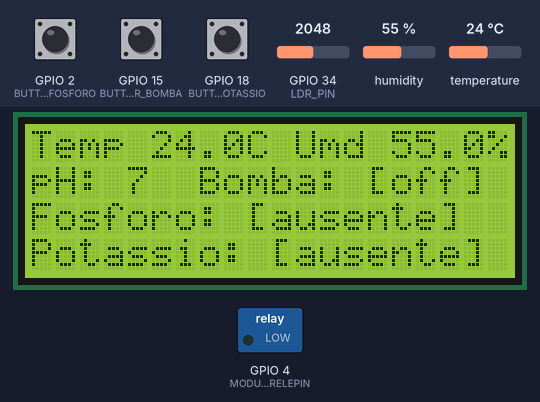
Simulated run of this sketch. Board: ESP32. Shown: 20×4 character LCD, switched loads named in the sketch (green lamp = pin HIGH). Inputs (shaded band) come from the test bench; at power-on: humidity 55 %, GPIO 34 (LDR_PIN) = 2048, GPIO 15 (BUTTON_DESLIGAR_BOMBA) HIGH, GPIO 2 (BUTTON_FOSFORO) HIGH, GPIO 18 (BUTTON_POTASSIO) HIGH, temperature 24 °C. WiFi joins after 1.5 s; servers stay silent unless stated; uploads are accepted with an empty reply; the local clock reads 2024-03-15 10:24:30 at power-on unless the sketch sets it; what the sketch prints to the serial monitor is not drawn.

Above: at 2.7 s.
2.8 s: humidity set to 41 %
At 4.6 s:
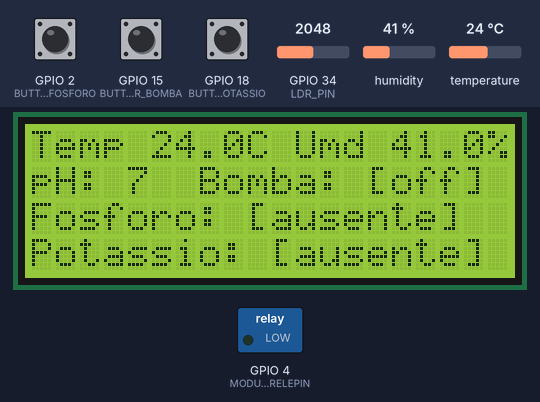
8.9 s: humidity set to 38 %
At 11.3 s:
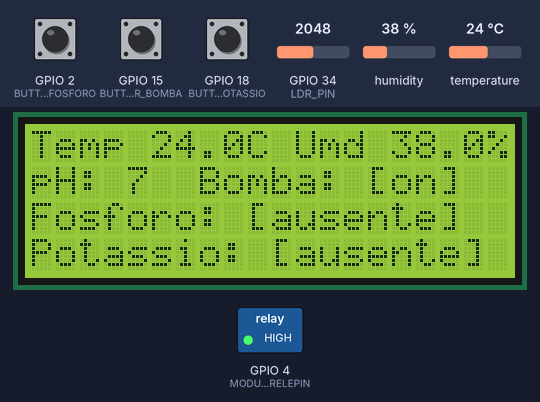
15.0 s: GPIO 34 (LDR_PIN) set to 2385
21.1 s: GPIO 34 (LDR_PIN) set to 2530
27.2 s: GPIO 15 (BUTTON_DESLIGAR_BOMBA) pulled LOW for 0.15 s
At 27.49 s:
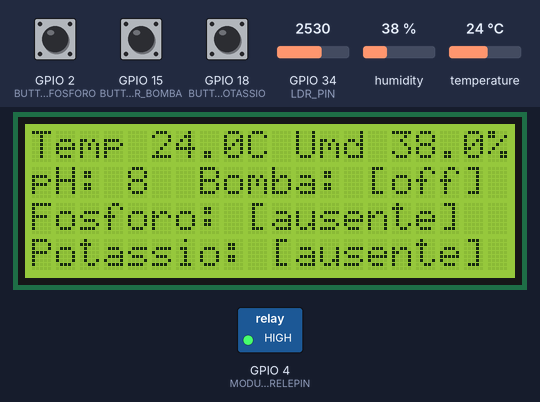
33.5 s: GPIO 2 (BUTTON_FOSFORO) pulled LOW for 0.15 s
At 33.75 s:
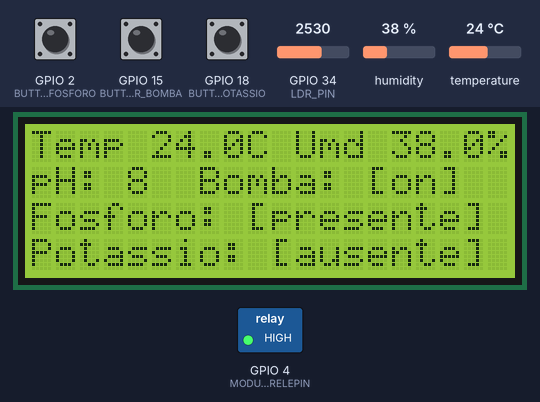
Timing chart, 0 to 36.5 s (numbered marks = the images above; inputs shaded):
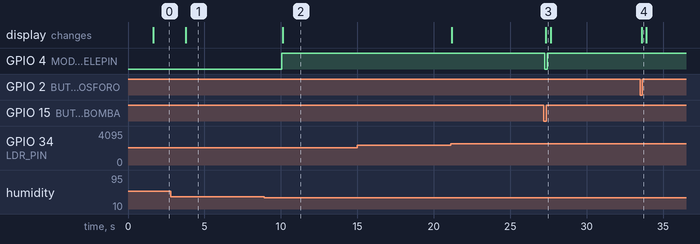

The sketch:

programa_esp32.ino
```cpp
// --- Bibliotecas para sensores e display LCD ---
#include <Adafruit_Sensor.h>
#include <DHT.h>                        // Biblioteca para sensor de temperatura e umidade DHT22
#include <Wire.h>
#include <LiquidCrystal_I2C.h>         // Biblioteca para display LCD2004

// --- Bibliotecas de comunicação Wi-Fi e HTTP ---
#include <WiFi.h>
#include <HTTPClient.h>                // Para enviar dados via HTTP GET
#include <time.h>                      // Biblioteca para sincronização de tempo via NTP

// --- Credenciais da rede Wi-Fi (usada no Wokwi) ---
const char* ssid = "Wokwi-GUEST";
const char* password = "";

// --- Configurações de NTP (Servidor de tempo) ---
const char* ntpServer = "pool.ntp.org";
const long gmtOffset_sec = -3 * 3600;    // GMT-3 (horário de Brasília)
const int daylightOffset_sec = 0;         // Sem horário de verão
bool ntpSincronizado = false;

// --- Definição de pinos ---
#define BUTTON_FOSFORO 2              // Botão azul para simular sensor de fósforo
#define BUTTON_POTASSIO 18            // Botão amarelo para simular sensor de potássio
#define BUTTON_DESLIGAR_BOMBA 15      // Botão verde para desligar bomba manualmente
#define MODULORELEPIN 4               // Controle do relé (simula bomba de irrigação)
#define DHTPIN 5                       // Pino conectado ao sensor DHT22
#define DHTTYPE DHT22                 // Tipo do sensor de temperatura/umidade
#define LDR_PIN 34                    // OTIMIZAÇÃO: Definido como macro para economizar RAM

// --- Inicializações ---
DHT dht(DHTPIN, DHTTYPE);             // Inicializa o DHT22
LiquidCrystal_I2C lcd(0x27, 20, 4);   // Inicializa o LCD (endereço I2C 0x27, 20 colunas, 4 linhas)

// OTIMIZAÇÃO: Usando uint32_t para valores analógicos altos
uint32_t ldrValue = 0;                // Valor lido do "sensor de pH"
bool bombaLigada = false;             // Estado atual da bomba

// --- Variáveis para controle de tempo ---
uint32_t ultimaLeituraDHT = 0;        // Última leitura do DHT
uint32_t ultimaLeituraLDR = 0;        // Última leitura do LDR
uint32_t ultimaAtualizacaoDisplay = 0; // Última atualização do display
uint32_t ultimoEnvioHTTP = 0;         // Último envio HTTP

// OTIMIZAÇÃO: Variáveis para reutilização de conexão HTTP
static WiFiClient httpClient;
static HTTPClient http;
static bool httpInicializado = false;

// --- Intervalos de atualização (em ms) ---
// OTIMIZAÇÃO: Reduzidos os intervalos para melhor responsividade dos sensores
const uint16_t INTERVALO_DHT = 1000;       // DHT22: reduzido de 2000ms para 1000ms (mínimo seguro)
const uint16_t INTERVALO_LDR = 100;        // LDR: reduzido de 500ms para 100ms (muito mais responsivo)
const uint16_t INTERVALO_DISPLAY = 50;     // Display: reduzido de 200ms para 50ms (atualização muito mais fluida)
const uint16_t INTERVALO_HTTP = 1000;      // HTTP: reduzido de 2000ms para 1000ms (atualizações mais frequentes)

// OTIMIZAÇÃO: Strings constantes para reduzir uso de memória heap
const char* STR_TEMP = "Temp ";
const char* STR_C = "C Umd ";
const char* STR_PERCENT = "%";
const char* STR_PH = "pH: ";
const char* STR_BOMBA = "  Bomba: [";
const char* STR_FOSFORO = "Fosforo: [";
const char* STR_POTASSIO = "Potassio: [";
const char* STR_PRESENTE = "presente";
const char* STR_AUSENTE = "ausente";
const char* STR_ON = "on";
const char* STR_OFF = "off";

// --- Função para atualizar o display LCD ---
void atualizarDisplay(float t, float h, uint8_t phValue, const char* releStatus, const char* fosforo, const char* potassio) {
  if (millis() - ultimaAtualizacaoDisplay >= INTERVALO_DISPLAY) {
    ultimaAtualizacaoDisplay = millis();

    // OTIMIZAÇÃO: Limpa apenas uma vez e usa setCursor de forma mais eficiente
    lcd.clear();

    // Linha 1: Temperatura e Umidade
    lcd.setCursor(0, 0);
    lcd.print(STR_TEMP);
    lcd.print(t, 1);
    lcd.print(STR_C);
    lcd.print(h, 1);
    lcd.print(STR_PERCENT);

    // Linha 2: pH e Status da Bomba
    lcd.setCursor(0, 1);
    lcd.print(STR_PH);
    lcd.print(phValue);
    lcd.print(STR_BOMBA);
    lcd.print(releStatus);
    lcd.print("]");

    // Linha 3: Fósforo
    lcd.setCursor(0, 2);
    lcd.print(STR_FOSFORO);
    lcd.print(fosforo);
    lcd.print("]");

    // Linha 4: Potássio
    lcd.setCursor(0, 3);
    lcd.print(STR_POTASSIO);
    lcd.print(potassio);
    lcd.print("]");
  }
}

// --- Função para obter timestamp formatado ---
String obterTimestamp() {
  struct tm timeinfo;
  if(!getLocalTime(&timeinfo)){
    Serial.println("Falha ao obter timestamp - usando millis()");
    // Fallback: usa millis() se NTP não funcionar
    uint32_t segundos = millis() / 1000;
    uint32_t minutos = segundos / 60;
    uint32_t horas = minutos / 60;
    segundos = segundos % 60;
    minutos = minutos % 60;
    horas = horas % 24;

    char buffer[20];
    snprintf(buffer, sizeof(buffer), "2024-01-01T%02d:%02d:%02d",
             (int)horas, (int)minutos, (int)segundos);
    return String(buffer);
  }

  // Formata timestamp no padrão ISO: YYYY-MM-DDTHH:MM:SS (sem espaços)
  char buffer[20];
  strftime(buffer, sizeof(buffer), "%Y-%m-%dT%H:%M:%S", &timeinfo);
  return String(buffer);
}

// --- Array de servidores para envio de dados ---
const char* servidores[] = {
  "192.168.0.13:8000",
  "192.168.2.126:8000"
};
const uint8_t NUM_SERVIDORES = sizeof(servidores) / sizeof(servidores[0]);

// --- Função para enviar dados ao servidor ---
void enviarDadosServidor(float t, float h, uint8_t phValue, const char* fosforo, const char* potassio, const char* releStatus) {
  if (millis() - ultimoEnvioHTTP >= INTERVALO_HTTP) {
    ultimoEnvioHTTP = millis();

    // OTIMIZAÇÃO: Verifica se Wi-Fi está conectado antes de tentar enviar
    if (WiFi.status() != WL_CONNECTED) {
      Serial.println("Wi-Fi desconectado - pulando envio HTTP");
      return;
    }

    // OTIMIZAÇÃO: Inicializa HTTP apenas uma vez
    if (!httpInicializado) {
      http.setTimeout(3000); // 3 segundos de timeout
      httpInicializado = true;
    }

    // OTIMIZAÇÃO: Tenta enviar para cada servidor no array
    bool envioSucesso = false;

    // Obtém timestamp atual para esta leitura
    String timestamp = obterTimestamp();

    for (uint8_t i = 0; i < NUM_SERVIDORES && !envioSucesso; i++) {
      // OTIMIZAÇÃO: Usando snprintf em vez de concatenação de String para economizar heap
      char urlBuffer[300]; // Buffer aumentado para incluir timestamp
      snprintf(urlBuffer, sizeof(urlBuffer),
               "http://%s/data?timestamp=%s&umidade=%.1f&temperatura=%.1f&ph=%d&fosforo=%s&potassio=%s&rele=%s",
               servidores[i], timestamp.c_str(), h, t, phValue, fosforo, potassio, releStatus);

      Serial.print("Tentando servidor [");
      Serial.print(i + 1);
      Serial.print("/");
      Serial.print(NUM_SERVIDORES);
      Serial.print("]: ");
      Serial.println(servidores[i]);
      Serial.print("Timestamp: ");
      Serial.println(timestamp);

      // OTIMIZAÇÃO: Reutiliza a conexão HTTP
      http.begin(httpClient, urlBuffer);

      int httpResponseCode = http.GET();

      if (httpResponseCode > 0) {
        // OTIMIZAÇÃO: Não lê a resposta completa se não for necessário
        if (httpResponseCode == 200) {
          Serial.print("HTTP OK [");
          Serial.print(servidores[i]);
          Serial.print("]: ");
          Serial.println(httpResponseCode);
          envioSucesso = true;
        } else {
          Serial.print("HTTP Response [");
          Serial.print(servidores[i]);
          Serial.print("]: ");
          Serial.println(httpResponseCode);
          // Só lê a resposta se houver erro
          String response = http.getString();
          Serial.println("Response: " + response);
        }
      } else {
        Serial.print("HTTP Error [");
        Serial.print(servidores[i]);
        Serial.print("]: ");
        Serial.println(http.errorToString(httpResponseCode));
      }

      // OTIMIZAÇÃO: Fecha a conexão imediatamente
      http.end();

      // Se não conseguiu enviar, aguarda um pouco antes de tentar o próximo
      if (!envioSucesso && i < NUM_SERVIDORES - 1) {
        delay(500); // 500ms entre tentativas
      }
    }

    if (envioSucesso) {
      Serial.println("Dados enviados com sucesso!");
    } else {
      Serial.println("Falha ao enviar para todos os servidores");
    }
  }
}

// --- Função de inicialização ---
void setup() {
  Serial.begin(115200);               // Inicia comunicação serial
  Serial.println("Iniciando sensores e componentes...");

  // Define botões como entrada com pull-up interno
  pinMode(BUTTON_FOSFORO, INPUT_PULLUP);
  pinMode(BUTTON_POTASSIO, INPUT_PULLUP);
  pinMode(BUTTON_DESLIGAR_BOMBA, INPUT_PULLUP);
  pinMode(MODULORELEPIN, OUTPUT);    // Pino do relé como saída
  dht.begin();                        // Inicia o sensor DHT

  // Conecta ao Wi-Fi
  WiFi.begin(ssid, password, 6);      // Conexão com rede Wokwi

  // OTIMIZAÇÃO: Timeout na conexão Wi-Fi para evitar travamentos
  uint8_t tentativasWiFi = 0;
  const uint8_t MAX_TENTATIVAS_WIFI = 20; // 10 segundos máximo

  while (WiFi.status() != WL_CONNECTED && tentativasWiFi < MAX_TENTATIVAS_WIFI) {
    delay(500);
    Serial.print(".");
    tentativasWiFi++;
  }

  if (WiFi.status() == WL_CONNECTED) {
    Serial.println("\nWi-Fi conectado!");
    Serial.println(WiFi.localIP());

    // Configura sincronização de tempo via NTP
    Serial.println("Configurando NTP...");
    configTime(gmtOffset_sec, daylightOffset_sec, ntpServer);

    // Aguarda sincronização (até 10 segundos)
    struct tm timeinfo;
    uint8_t tentativasNTP = 0;
    while(!getLocalTime(&timeinfo) && tentativasNTP < 20) {
      delay(500);
      Serial.print(".");
      tentativasNTP++;
    }

    if (getLocalTime(&timeinfo)) {
      ntpSincronizado = true;
      Serial.println("\nNTP sincronizado!");
      Serial.print("Data/Hora atual: ");
      Serial.println(obterTimestamp());
    } else {
      Serial.println("\nFalha na sincronização NTP - continuando sem timestamp real");
    }
  } else {
    Serial.println("\nFalha na conexão Wi-Fi - continuando sem rede");
  }

  // Inicializa o display LCD
  lcd.init();
  lcd.backlight();                    // Liga o LED de fundo
}

// --- Loop principal ---
void loop() {
  uint32_t tempoAtual = millis();

  // --- Leitura dos sensores P e K (simulados por botões) ---
  uint8_t buttonPState = digitalRead(BUTTON_FOSFORO);
  uint8_t buttonKState = digitalRead(BUTTON_POTASSIO);
  const char* fosforo = (buttonPState == LOW) ? STR_PRESENTE : STR_AUSENTE;
  const char* potassio = (buttonKState == LOW) ? STR_PRESENTE : STR_AUSENTE;

  // OTIMIZAÇÃO: Detecta mudanças nos botões para forçar atualização do display
  static uint8_t buttonPState_anterior = HIGH;
  static uint8_t buttonKState_anterior = HIGH;
  bool botaoMudou = (buttonPState != buttonPState_anterior) || (buttonKState != buttonKState_anterior);
  buttonPState_anterior = buttonPState;
  buttonKState_anterior = buttonKState;

  // --- Leitura do DHT22 ---
  static float t = 0, h = 0;
  bool dadosDHTAtualizados = false;
  if (tempoAtual - ultimaLeituraDHT >= INTERVALO_DHT) {
    ultimaLeituraDHT = tempoAtual;

    // OTIMIZAÇÃO: Leitura mais eficiente do DHT22 com verificação de erro
    float novaTemperatura = dht.readTemperature();
    float novaUmidade = dht.readHumidity();

    // Só atualiza se a leitura foi bem-sucedida (não é NaN)
    if (!isnan(novaTemperatura) && !isnan(novaUmidade)) {
      t = novaTemperatura;
      h = novaUmidade;
      dadosDHTAtualizados = true;

      // Debug DHT22
      Serial.println("\n=== Leitura DHT22 ===");
      Serial.print("Temperatura: ");
      Serial.print(t);
      Serial.print("°C | Umidade: ");
      Serial.print(h);
      Serial.println("%");
    } else {
      Serial.println("Falha na leitura do DHT22!");
    }
  }

  // --- Leitura do LDR (pH) ---
  static uint8_t phValue = 0;
  bool dadosLDRAtualizados = false;

  if (tempoAtual - ultimaLeituraLDR >= INTERVALO_LDR) {
    ultimaLeituraLDR = tempoAtual;

    // OTIMIZAÇÃO: Leitura direta do LDR sem média móvel
    ldrValue = analogRead(LDR_PIN);
    uint8_t phAnterior = phValue;

    // Calcula pH diretamente baseado na tabela de conversão
    Serial.println("\n=== Leitura LDR/pH ===");
    Serial.print("Valor LDR bruto: ");
    Serial.println(ldrValue);

    // Ajuste do mapeamento do LDR para pH
    // Valores do LDR no ESP32 vão de 0 a 4095
    // Dividimos em 5 faixas para os valores de pH (5 a 9)
    const uint16_t FAIXA_LDR = 4095 / 5; // Aproximadamente 819 por faixa

    if (ldrValue < FAIXA_LDR) {
      phValue = 5; // Muito ácido
      Serial.println("Faixa: 0-819 (pH 5 - muito ácido)");
    } else if (ldrValue < FAIXA_LDR * 2) {
      phValue = 6; // Ácido
      Serial.println("Faixa: 820-1638 (pH 6 - ácido)");
    } else if (ldrValue < FAIXA_LDR * 3) {
      phValue = 7; // Neutro
      Serial.println("Faixa: 1639-2457 (pH 7 - neutro)");
    } else if (ldrValue < FAIXA_LDR * 4) {
      phValue = 8; // Básico
      Serial.println("Faixa: 2458-3276 (pH 8 - básico)");
    } else {
      phValue = 9; // Muito básico
      Serial.println("Faixa: 3277-4095 (pH 9 - muito básico)");
    }

    Serial.print("pH final: ");
    Serial.println(phValue);

    dadosLDRAtualizados = (phValue != phAnterior);
  }

  // --- Lógica para controle do relé (irrigação) ---
  bool mostrarIrrigacao = (h < 40.0);
  uint8_t botaoDesligarState = digitalRead(BUTTON_DESLIGAR_BOMBA);
  static bool bombaLigada_anterior = bombaLigada;

  // Debug estado da bomba
  if (botaoDesligarState == LOW || mostrarIrrigacao != bombaLigada) {
    Serial.println("\n=== Estado da Bomba ===");
    Serial.print("Umidade atual: ");
    Serial.print(h);
    Serial.print("% | Limite: 40.0% | Botão desligar: ");
    Serial.println(botaoDesligarState == LOW ? "Pressionado" : "Solto");
  }

  uint8_t controleBombaEstado;
  if (botaoDesligarState == LOW) {
    controleBombaEstado = 2; // Chuva detectada (manual OFF)
  } else if (mostrarIrrigacao) {
    controleBombaEstado = 1; // Umidade baixa (ligar bomba)
  } else {
    controleBombaEstado = 0; // Umidade OK (desliga bomba)
  }

  switch (controleBombaEstado) {
    case 0:
      digitalWrite(MODULORELEPIN, LOW);
      bombaLigada = false;
      break;
    case 1:
      digitalWrite(MODULORELEPIN, HIGH);
      bombaLigada = true;
      break;
    case 2:
      digitalWrite(MODULORELEPIN, LOW);
      bombaLigada = false;
      break;
    default:
      digitalWrite(MODULORELEPIN, LOW);
      bombaLigada = false;
      break;
  }

  const char* releStatus = bombaLigada ? STR_ON : STR_OFF;

  // Debug mudança de estado da bomba
  if (bombaLigada != bombaLigada_anterior) {
    Serial.print("Bomba: ");
    Serial.println(bombaLigada ? "LIGADA" : "DESLIGADA");
  }

  bool bombaMudou = (bombaLigada != bombaLigada_anterior);
  bombaLigada_anterior = bombaLigada;

  // --- Atualização do display LCD ---
  // OTIMIZAÇÃO: Força atualização do display quando há novos dados dos sensores
  if (dadosDHTAtualizados || dadosLDRAtualizados || botaoMudou || bombaMudou) {
    ultimaAtualizacaoDisplay = 0; // Força atualização imediata
  }
  atualizarDisplay(t, h, phValue, releStatus, fosforo, potassio);

  // --- Envio de dados ao servidor ---
  enviarDadosServidor(t, h, phValue, fosforo, potassio, releStatus);
}
```

Measured:
- the behaviour switches between 40 and 39 % on humidity (found by bisection; images 1 and 2)
- after the input at 2.8 s, the display: changes after 0.98 s (image 1)
- after the input at 8.9 s, GPIO 4 (MODULORELEPIN): LOW → HIGH after 1.2 s; the display: changes after 1.2 s (image 2)
- after the input at 15.0 s, every drawn part: stays the same
- after the input at 27.2 s, GPIO 4 (MODULORELEPIN): HIGH → LOW after 0.06 s, → HIGH 0.17 s later; the display: changes after 0.13 s (image 3)
- after the input at 33.5 s, the display: changes after 0.10 s (image 4)
